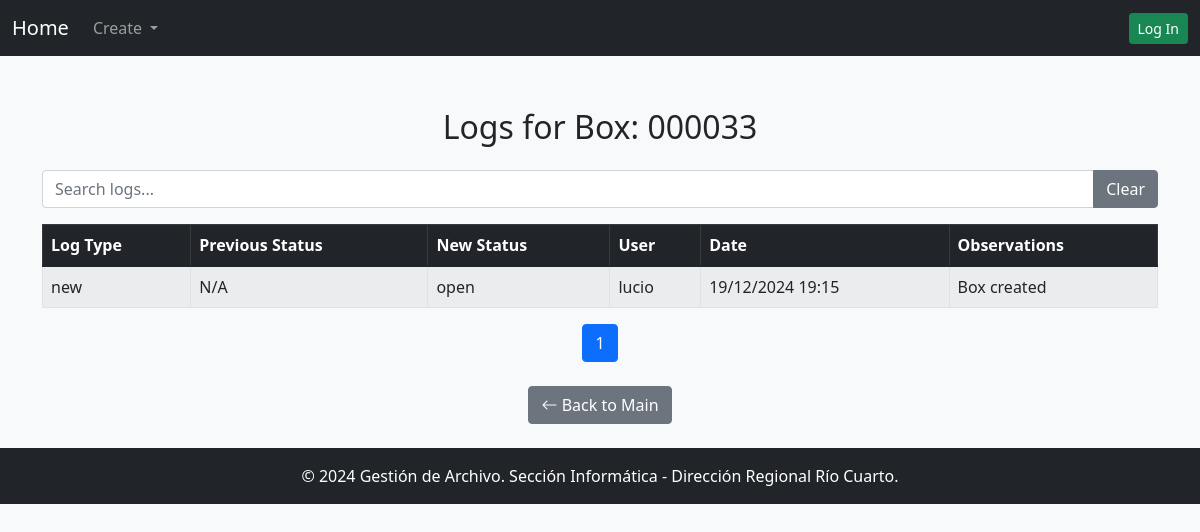
Before: /box/33/logs/ with the older database file.
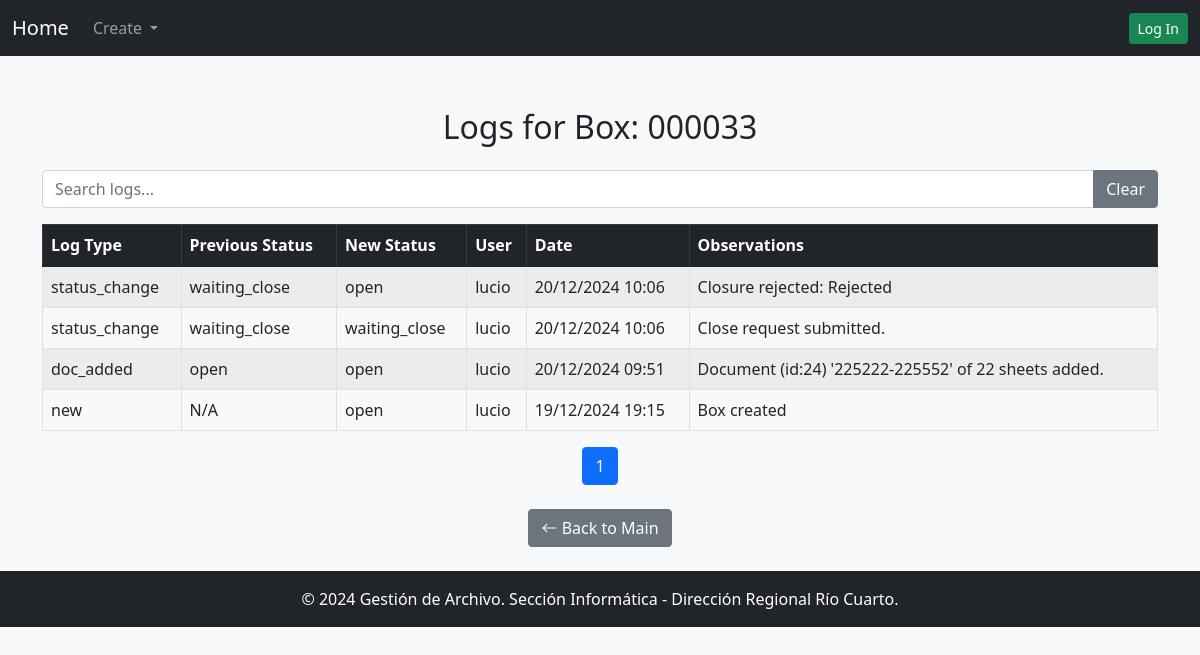
After: the same page with the newer database file.
### gestion_archivo_app/models.py (models this page shows, shortened)
class Box(models.Model):
    STATUS_CHOICES = [
        ('open', 'Open'),
        ('closed', 'Closed'),
        ('waiting_close', 'Waiting for Close'),
        ('waiting_archive', 'Waiting for Archive'),
        ('accepted_archive', 'Accepted by Archive Responsible'),
        ('archived', 'In Archive'),
    ]
    name = models.CharField(max_length = 10, primary_key=False, verbose_name="Box Name", null=False, blank=False, unique=True)
    box_type = models.ForeignKey(BoxType, on_delete=models.PROTECT, related_name="boxes")
    description = models.TextField(blank=True, null=True, verbose_name="Box Description")
    user = models.ForeignKey(settings.AUTH_USER_MODEL, on_delete=models.PROTECT, related_name="boxes")
    area = models.ForeignKey(Area, on_delete=models.PROTECT, related_name="boxes")
    status = models.CharField(max_length=32, choices=STATUS_CHOICES, default='open')
    id = models.AutoField(primary_key=True, verbose_name="Box ID")  # Auto-incremental ID
    creation_date = models.DateTimeField(auto_now_add=True, verbose_name="Creation Date")
    update_date =  models.DateTimeField(auto_now=True)
    close_date = models.DateTimeField(blank=True, null=True, default=None, verbose_name="Close Date")
    destruction_year = models.PositiveSmallIntegerField(
        choices=[(0,'Never')] + [(year, str(year)) for year in range(get_current_year(), get_current_year() + 500)],
        verbose_name="Destruction Year"
    )
    current_area = models.ForeignKey(Area, on_delete=models.PROTECT, related_name="current_boxes", verbose_name="Current Area")
    total_sheets = models.PositiveIntegerField(default=0)

class BoxLog(models.Model):
    LOG_TYPE_CHOICES = [
        ('new', 'New Box'),
        ('change_area', 'Change of Area'),
        ('doc_added', 'Document Added'),
        ('doc_removed', 'Document Removed'),
        ('doc_edited', 'Document Edited'),
        ('status_change', "Status Changed"),
        ('area_change', 'Area Changed'),
    ]
    log_type = models.CharField(max_length=20, choices=LOG_TYPE_CHOICES)
    box = models.ForeignKey("Box", on_delete=models.CASCADE, related_name="logs")
    area_origin = models.ForeignKey("Area", on_delete=models.CASCADE, null=True, blank=True, related_name="origin_logs")
    area_destination = models.ForeignKey("Area", on_delete=models.CASCADE, null=True, blank=True, related_name="destination_logs")
    doc_added = models.ForeignKey("Documentation", on_delete=models.SET_NULL, null=True, blank=True, related_name="logs_added")
    doc_removed = models.ForeignKey("Documentation", on_delete=models.SET_NULL, null=True, blank=True, related_name="logs_removed")
    previous_status = models.CharField(max_length=50, null=False, blank=False)
    new_status = models.CharField(max_length=50, null=False, blank=False)
    observations = models.TextField(blank=True, null=True)
    user = models.ForeignKey(User, on_delete=models.CASCADE)
    user_area = models.ForeignKey("Area", on_delete=models.PROTECT, related_name="user_logs")
    log_date = models.DateTimeField(auto_now_add=True)

class User(AbstractUser):
    ROLE_CHOICES = [
        ('user', 'User'),
        ('manager', 'Manager'),
        ('archive_responsible', 'Archive Responsible'),
        ('admin', 'System Administrator')
    ]
    role = models.CharField(max_length=32, choices=ROLE_CHOICES)
    area = models.ForeignKey('Area', on_delete=models.PROTECT, verbose_name="User Area")
    deposit = models.ForeignKey(
        'Area',
        on_delete=models.PROTECT,
        default=get_default_archive,
        verbose_name="Archive",
        related_name='deposits'
    )
    objects = UserManager()
    USERNAME_FIELD = 'username'
    REQUIRED_FIELDS = ['first_name', 'last_name', 'role']

### gestion_archivo_app/views.py (the view)
# urls.py: path('box/<int:box_id>/logs/', box_logs, name='box_logs'),
def box_logs(request, box_id):
    box = get_object_or_404(Box, id=box_id)
    logs = BoxLog.objects.filter(box=box).order_by('-log_date')
    context = {
        'box': box,
        'logs': logs,
    }
    return render(request, 'box_logs.html', context)

### gestion_archivo_app/context_processors.py (called while the page is built, shortened)
def system_config(request):
    try:
        pagination_limit = int(SystemConfigKeyValues.objects.get(key="pagination_limit").value)
    except SystemConfigKeyValues.DoesNotExist:
        pagination_limit = 10  # Valor por defecto
    try:
        default_archive_code = SystemConfigKeyValues.objects.get(key="default_archive_code").value
    except SystemConfigKeyValues.DoesNotExist:
        default_archive_code = "AADE_ARCHIVE"  # Valor por defecto
    try:
        config_name_org = SystemConfigKeyValues.objects.get(key="config_name_org").value
    except SystemConfigKeyValues.DoesNotExist:
        config_name_org = "Define config_name_org"  # Valor por defecto
    return {
        "pagination_limit": pagination_limit,
        "default_archive_code": default_archive_code,
        "config_name_org": config_name_org
    }

def archive_responsible_area(request):
    return {'archive_responsible_area': None}

### gestion_archivo_app/templates/box_logs.html (shortened to what this page needs)
{% extends 'base.html' %}
{% load static %}
{% block content %}
<div class="container mt-5">
    <h2 class="text-center mb-4">Logs for Box: {{ box.name }}</h2>
    <div class="mb-3">
        <div class="input-group">
            <input type="text" id="searchInputId" class="form-control" placeholder="Search logs...">
            <button type="button" class="btn btn-secondary" onclick="clearSearch()">Clear</button>
        </div>
    </div>
    <table class="table table-bordered table-striped mt-3" id="tableId">
        <thead class="table-dark">
            <tr>
                <th onclick="sortTable(0)">Log Type </th>
                <th onclick="sortTable(1)">Previous Status </th>
                <th onclick="sortTable(2)">New Status </th>
                <th onclick="sortTable(3)">User </th>
                <th onclick="sortTable(4)">Date </th>
                <th onclick="sortTable(5)">Observations </th>
            </tr>
        </thead>
        <tbody id="tableBodyId">
            {% for log in logs %}
            <tr>
                <td>{{ log.log_type }}</td>
                <td>{{ log.previous_status }}</td>
                <td>{{ log.new_status }}</td>
                <td>{{ log.user.username }}</td>
                <td>{{ log.log_date|date:"d/m/Y H:i" }}</td>
                <td>{{ log.observations }}</td>
            </tr>
            {% empty %}
            <tr>
                <td colspan="6" class="text-center">No logs found for this box.</td>
            </tr>
            {% endfor %}
        </tbody>
    </table>
    <nav class="mt-3">
        <ul class="pagination justify-content-center" id="tableBodyIdPagination">
        </ul>
    </nav>
    <div class="text-center mt-4">
        <a href="{% url 'main' %}" class="btn btn-secondary">
            <i class="bi bi-arrow-left"></i> Back to Main
        </a>
    </div>
</div>
{% endblock %}

### gestion_archivo_app/templates/base.html (shortened to what this page needs)
<!DOCTYPE html>
<html lang="en">
<head>
    {% load static %}
    <link href="https://cdn.jsdelivr.net/npm/bootstrap-icons/font/bootstrap-icons.css" rel="stylesheet">
<link rel="stylesheet" href="https://cdn.jsdelivr.net/npm/bootstrap@5.1.3/dist/css/bootstrap.min.css" />
<link rel="stylesheet" href="https://cdn.jsdelivr.net/npm/select2@4.1.0-rc.0/dist/css/select2.min.css" />
<link rel="stylesheet" href="https://cdn.jsdelivr.net/npm/select2-bootstrap-5-theme@1.3.0/dist/select2-bootstrap-5-theme.min.css" />
<link rel="stylesheet" href="https://cdn.jsdelivr.net/npm/select2-bootstrap-5-theme@1.3.0/dist/select2-bootstrap-5-theme.rtl.min.css" />
</head>
<body class="bg-light" a>
    <nav class="navbar navbar-expand-lg navbar-dark bg-dark">
        <div class="container-fluid">
            <a class="navbar-brand" href="{% url 'main' %}">Home</a>
            <div class="collapse navbar-collapse" id="navbarNav">
                <ul class="navbar-nav me-auto">
                    <li class="nav-item dropdown">
                        <a class="nav-link dropdown-toggle" href="#" id="createDropdown" role="button" data-bs-toggle="dropdown" aria-expanded="false">
                            Create
                        </a>
                    </li>
                </ul>
            </div>
                <div class="d-flex align-items-center">
                    {% if user.is_authenticated %}
                        <span class="text-white me-3">
                            <strong>{{ user.username }}</strong> | {{ user.role }} | {{ user.area.name }} | {{ user.deposit.name }} | {{ archive_responsible_area }}
                        </span>
                        <a href="{% url 'logout' %}" class="btn btn-danger btn-sm">Log Out</a>
                    {% else %}
                        <a href="{% url 'login' %}" class="btn btn-success btn-sm">Log In</a>
                    {% endif %}
                </div>
            </div>
    </nav>
    <div class="container-fluid py-4" style='margin-top:-20px' >
        {% block content %}{% endblock %}
    </div>
    <footer class="bg-dark text-white text-center py-3 mt-auto">
        <p class="mb-0">&copy; 2024 Gestión de Archivo. Sección Informática - Dirección Regional Río Cuarto.</p>
    </footer>
</body>
</html>

### gestion_archivo_app/templates/base.html (style rules this page uses)
html { scroll-behavior:auto; }

Changed rows visible on the page:
added BoxLog: log_type "status_change", previous_status "waiting_close", new_status "open", user.username "lucio", log_date "20/12/2024 10:06", observations "Closure rejected: Rejected"
added BoxLog: log_type "status_change", previous_status "waiting_close", new_status "waiting_close", user.username "lucio", log_date "20/12/2024 10:06", observations "Close request submitted."
added BoxLog: log_type "doc_added", previous_status "open", new_status "open", user.username "lucio", log_date "20/12/2024 09:51", observations "Document (id:24) '225222-225552' of 22 sheets added."
